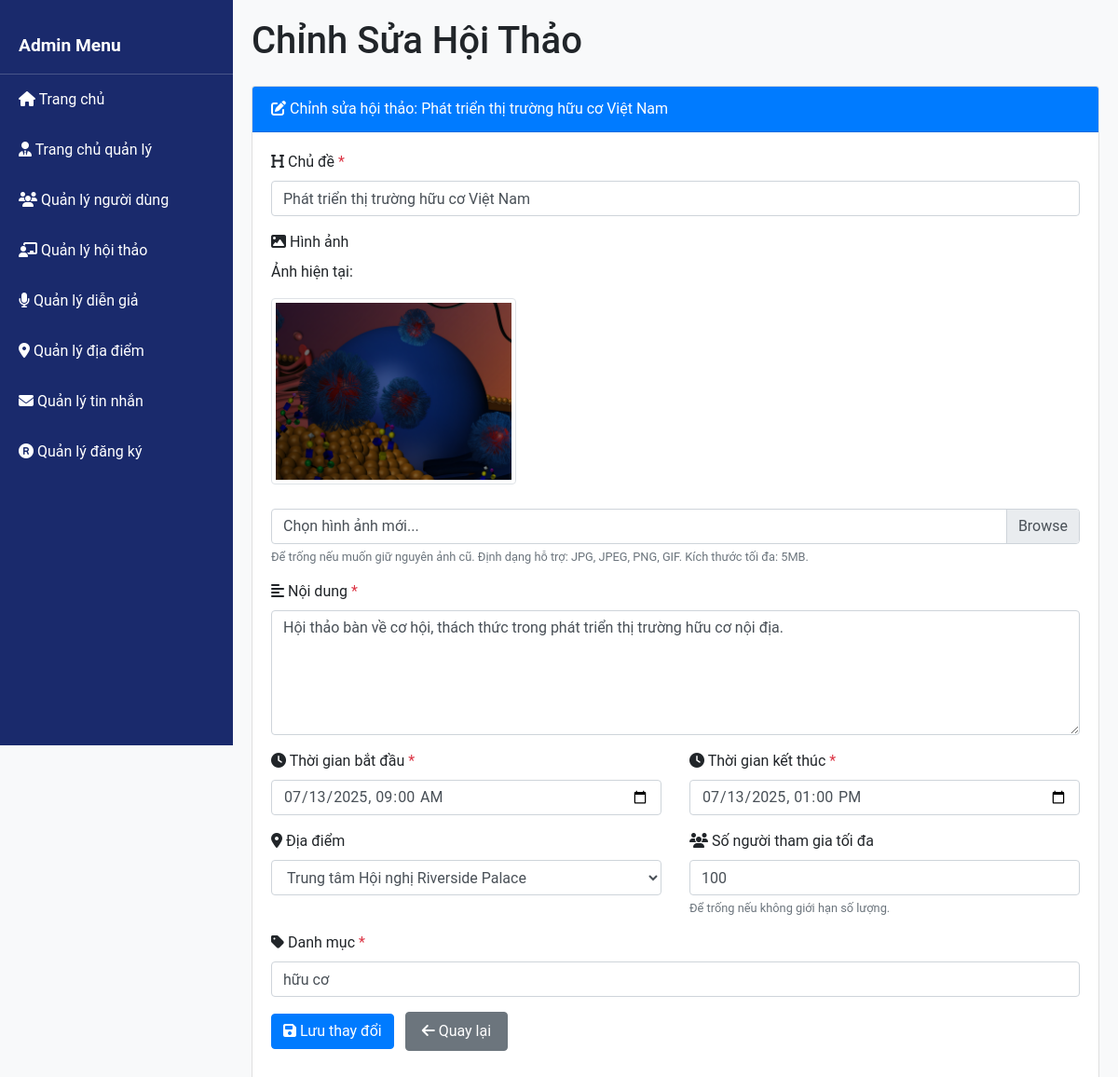
/layouts/admin_seminar_edit.php?id=25 (signed in), run on the app's committed database.
### tables this page shows
CREATE TABLE seminars (
    seminar_id INT PRIMARY KEY AUTO_INCREMENT,
    topic VARCHAR(200) NOT NULL,
    content TEXT NOT NULL,
    start_time DATETIME NOT NULL,
    end_time DATETIME NOT NULL,
    location_id INT,
    max_participants INT,
    category VARCHAR(100) NOT NULL,
    FOREIGN KEY (location_id) REFERENCES locations(location_id)
);

CREATE TABLE locations (
    location_id INT PRIMARY KEY AUTO_INCREMENT,
    name VARCHAR(100) NOT NULL,
    address TEXT,
    photo TEXT
);

### layouts/admin_seminar_edit.php (the view, shortened to what this page needs)
<?php
require_once '../config.php';
$targetDir = "../assets/images/";
$seminarId = (int)$_GET['id'];
try {
  $locationStmt = $conn->query("SELECT location_id, name FROM locations ORDER BY name");
  $locations = $locationStmt->fetchAll(PDO::FETCH_ASSOC);
} catch (PDOException $e) {
  $locations = [];
}
$stmt = $conn->prepare("SELECT * FROM seminars WHERE seminar_id = :seminar_id");
$stmt->bindParam(':seminar_id', $seminarId, PDO::PARAM_INT);
$stmt->execute();
$seminar = $stmt->fetch(PDO::FETCH_ASSOC);
?>
<!DOCTYPE html>
<html lang="en">
<head>
  <link rel="stylesheet" href="https://cdn.jsdelivr.net/npm/bootstrap@4.1.3/dist/css/bootstrap.min.css">
  <link rel="stylesheet" href="../assets/css/style-admin.css">
  <link rel="stylesheet" href="../assets/css/style.css">
  <link rel="stylesheet" href="https://cdnjs.cloudflare.com/ajax/libs/font-awesome/6.4.0/css/all.min.css">
</head>
<body>
  <?php include_once './admin_sidebar.php'; ?>
  <div class="content">
    <h1 class="mb-4">Chỉnh Sửa Hội Thảo</h1>
    <div class="card">
      <div class="card-header bg-primary text-white">
        <i class="fas fa-edit"></i> Chỉnh sửa hội thảo: <?php echo htmlspecialchars($seminar['topic']); ?>
      </div>
      <div class="card-body">
        <form method="POST" action="" enctype="multipart/form-data">
          <div class="form-group">
            <label for="topic">
              <i class="fas fa-heading"></i> Chủ đề <span class="text-danger">*</span>
            </label>
            <input type="text" class="form-control" id="topic" name="topic" required
              value="<?php echo htmlspecialchars($seminar['topic']); ?>">
          </div>
          <div class="form-group">
            <label for="photo">
              <i class="fas fa-image"></i> Hình ảnh
            </label>
            <?php if (!empty($seminar['photo']) && file_exists($targetDir . $seminar['photo'])): ?>
              <div class="mb-3">
                <p>Ảnh hiện tại:</p>
                <img src="<?php echo '../assets/images/' . htmlspecialchars($seminar['photo']); ?>"
                  alt="Ảnh hiện tại" class="current-photo img-thumbnail">
              </div>
            <?php endif; ?>
            <div class="custom-file">
              <label class="custom-file-label" for="photo">Chọn hình ảnh mới...</label>
            </div>
            <small class="form-text text-muted">Để trống nếu muốn giữ nguyên ảnh cũ. Định dạng hỗ trợ: JPG, JPEG, PNG, GIF. Kích thước tối đa: 5MB.</small>
          </div>
          <div class="form-group">
            <label for="content">
              <i class="fas fa-align-left"></i> Nội dung <span class="text-danger">*</span>
            </label>
            <textarea class="form-control" id="content" name="content" rows="5" required><?php echo htmlspecialchars($seminar['content']); ?></textarea>
          </div>
          <div class="row">
            <div class="col-md-6">
              <div class="form-group">
                <label for="start_time">
                  <i class="fas fa-clock"></i> Thời gian bắt đầu <span class="text-danger">*</span>
                </label>
                <input type="datetime-local" class="form-control" id="start_time" name="start_time" required
                  value="<?php echo date('Y-m-d\TH:i', strtotime($seminar['start_time'])); ?>">
              </div>
            </div>
            <div class="col-md-6">
              <div class="form-group">
                <label for="end_time">
                  <i class="fas fa-clock"></i> Thời gian kết thúc <span class="text-danger">*</span>
                </label>
                <input type="datetime-local" class="form-control" id="end_time" name="end_time" required
                  value="<?php echo date('Y-m-d\TH:i', strtotime($seminar['end_time'])); ?>">
              </div>
            </div>
          </div>
          <div class="row">
            <div class="col-md-6">
              <div class="form-group">
                <label for="location_id">
                  <i class="fas fa-map-marker-alt"></i> Địa điểm
                </label>
                <select class="form-control" id="location_id" name="location_id">
                  <?php foreach ($locations as $location): ?>
                    <option value="<?php echo $location['location_id']; ?>"
                      <?php echo ($seminar['location_id'] == $location['location_id']) ? 'selected' : ''; ?>>
                      <?php echo htmlspecialchars($location['name']); ?>
                    </option>
                  <?php endforeach; ?>
                </select>
              </div>
            </div>
            <div class="col-md-6">
              <div class="form-group">
                <label for="max_participants">
                  <i class="fas fa-users"></i> Số người tham gia tối đa
                </label>
                <input type="number" class="form-control" id="max_participants" name="max_participants" min="1"
                  value="<?php echo htmlspecialchars($seminar['max_participants'] ?? ''); ?>">
                <small class="form-text text-muted">Để trống nếu không giới hạn số lượng.</small>
              </div>
            </div>
          </div>
          <div class="form-group">
            <label for="category">
              <i class="fas fa-tag"></i> Danh mục <span class="text-danger">*</span>
            </label>
            <input type="text" class="form-control" id="category" name="category" required
              value="<?php echo htmlspecialchars($seminar['category']); ?>">
          </div>
          <div class="form-group">
            <button type="submit" class="btn btn-primary">
              <i class="fas fa-save"></i> Lưu thay đổi
            </button>
            <a href="./admin_seminars.php" class="btn btn-secondary ml-2">
              <i class="fas fa-arrow-left"></i> Quay lại
            </a>
          </div>
        </form>
      </div>
    </div>
  </div>
</body>
</html>

### assets/css/style-admin.css (style rules this page uses)
body { font-family: "Arial", sans-serif; background-color: #f8f9fa; }
.content { margin-left: 250px; padding: 20px; }

### assets/css/style.css (style rules this page uses)
:root { --primary: #ffffff; --secondary: #1d2939; --upcoming: #008739; --date: #8d8d8d; --hover: #007bff; --font: "Roboto", sans-serif; }
body { font-family: var(--font); }
a { text-decoration: none; color: black; }
a.btn { padding: 8px 17px; }

### layouts/admin_seminar_edit.php (style rules this page uses)
.current-photo { max-height: 200px; margin-bottom: 10px; border-radius: 4px; }

### data on the page
seminars: topic "Phát triển thị trường hữu cơ Việt Nam", photo (picture), content "Hội thảo bàn về cơ hội, thách thức trong phát triển thị trường hữu cơ nội địa.", start_time "07/13/2025 09:00", end_time "07/13/2025 13:00", location_id "Trung tâm Hội nghị Riverside Palace", max_participants "100", category "hữu cơ"
